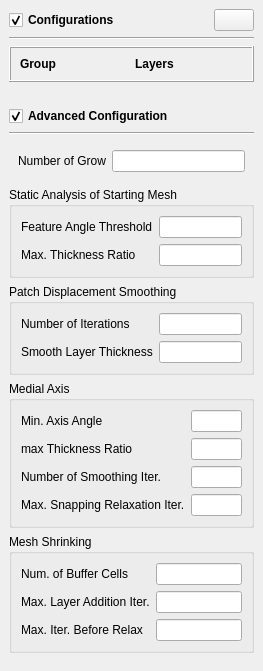
                     <widget class="QWidget" name="scrollAreaWidgetContents_2">
                      <property name="geometry">
                       <rect>
                        <x>0</x>
                        <y>0</y>
                        <width>263</width>
                        <height>661</height>
                       </rect>
                      </property>
                      <layout class="QVBoxLayout" name="verticalLayout_20">
                       <property name="leftMargin">
                        <number>0</number>
                       </property>
                       <property name="topMargin">
                        <number>0</number>
                       </property>
                       <property name="rightMargin">
                        <number>0</number>
                       </property>
                       <property name="bottomMargin">
                        <number>0</number>
                       </property>
                       <item>
                        <widget class="QWidget" name="widget_29" native="true">
                         <layout class="QVBoxLayout" name="verticalLayout_29">
                          <item>
                           <widget class="QWidget" name="widget_30" native="true">
                            <layout class="QHBoxLayout" name="horizontalLayout_16">
                             <property name="leftMargin">
                              <number>0</number>
                             </property>
                             <property name="topMargin">
                              <number>0</number>
                             </property>
                             <property name="rightMargin">
                              <number>0</number>
                             </property>
                             <property name="bottomMargin">
                              <number>0</number>
                             </property>
                             <item>
                              <widget class="FolderHeader" name="boundaryLayerConfigurationsHeader">
                               <property name="sizePolicy">
                                <sizepolicy hsizetype="Expanding" vsizetype="Fixed">
                                 <horstretch>0</horstretch>
                                 <verstretch>0</verstretch>
                                </sizepolicy>
                               </property>
                               <property name="font">
                                <font>
                                 <bold>true</bold>
                                </font>
                               </property>
                               <property name="text">
                                <string>Configurations</string>
                               </property>
                               <property name="checked">
                                <bool>true</bool>
                               </property>
                              </widget>
                             </item>
                             <item>
                              <widget class="FlatPushButton" name="boundaryLayerConfigurationsAdd">
                               <property name="text">
                                <string/>
                               </property>
                               <property name="icon">
                                <iconset resource="../../../resource.qrc">
                                 <normaloff>:/icons/add-circle-outline.svg</normaloff>:/icons/add-circle-outline.svg</iconset>
                               </property>
                              </widget>
                             </item>
                            </layout>
                           </widget>
                          </item>
                          <item>
                           <widget class="Line" name="line_15">
                            <property name="orientation">
                             <enum>Qt::Orientation::Horizontal</enum>
                            </property>
                           </widget>
                          </item>
                          <item>
                           <widget class="ListTable" name="boundaryLayerConfigurations">
                            <property name="styleSheet">
                             <string notr="true"/>
                            </property>
                            <property name="frameShape">
                             <enum>QFrame::Shape::Box</enum>
                            </property>
                            <property name="frameShadow">
                             <enum>QFrame::Shadow::Raised</enum>
                            </property>
                            <layout class="QGridLayout" name="gridLayout_3">
                             <item row="0" column="1">
                              <widget class="QLabel" name="label_47">
                               <property name="font">
                                <font>
                                 <bold>true</bold>
                                </font>
                               </property>
                               <property name="text">
                                <string>Layers</string>
                               </property>
                              </widget>
                             </item>
                             <item row="0" column="0">
                              <widget class="QLabel" name="label_48">
                               <property name="font">
                                <font>
                                 <bold>true</bold>
                                </font>
                               </property>
                               <property name="text">
                                <string>Group</string>
                               </property>
                              </widget>
                             </item>
                            </layout>
                           </widget>
                          </item>
                         </layout>
                        </widget>
                       </item>
                       <item>
                        <widget class="QWidget" name="widget_31" native="true">
                         <layout class="QVBoxLayout" name="verticalLayout_30">
                          <item>
                           <widget class="QWidget" name="widget_32" native="true">
                            <layout class="QHBoxLayout" name="horizontalLayout_17">
                             <property name="leftMargin">
                              <number>0</number>
                             </property>
                             <property name="topMargin">
                              <number>0</number>
                             </property>
                             <property name="rightMargin">
                              <number>0</number>
                             </property>
                             <property name="bottomMargin">
                              <number>0</number>
                             </property>
                             <item>
                              <widget class="FolderHeader" name="boundaryLayerAdvancedConfigurationHeader">
                               <property name="sizePolicy">
                                <sizepolicy hsizetype="Expanding" vsizetype="Fixed">
                                 <horstretch>0</horstretch>
                                 <verstretch>0</verstretch>
                                </sizepolicy>
                               </property>
                               <property name="font">
                                <font>
                                 <bold>true</bold>
                                </font>
                               </property>
                               <property name="text">
                                <string>Advanced Configuration</string>
                               </property>
                               <property name="checked">
                                <bool>true</bool>
                               </property>
                              </widget>
                             </item>
                            </layout>
                           </widget>
                          </item>
                          <item>
                           <widget class="Line" name="line_16">
                            <property name="orientation">
                             <enum>Qt::Orientation::Horizontal</enum>
                            </property>
                           </widget>
                          </item>
                          <item>
                           <widget class="QWidget" name="boundaryLayerAdvancedConfiguration" native="true">
                            <layout class="QVBoxLayout" name="verticalLayout_19">
                             <property name="leftMargin">
                              <number>0</number>
                             </property>
                             <property name="rightMargin">
                              <number>0</number>
                             </property>
                             <item>
                              <widget class="QWidget" name="widget_15" native="true">
                               <layout class="QFormLayout" name="formLayout_7">
                                <property name="topMargin">
                                 <number>0</number>
                                </property>
                                <item row="0" column="0">
                                 <widget class="QLabel" name="label_14">
                                  <property name="text">
                                   <string>Number of Grow</string>
                                  </property>
                                 </widget>
                                </item>
                                <item row="0" column="1">
                                 <widget class="QLineEdit" name="nGrow"/>
                                </item>
                               </layout>
                              </widget>
                             </item>
                             <item>
                              <widget class="QGroupBox" name="groupBox_5">
                               <property name="title">
                                <string>Static Analysis of Starting Mesh</string>
                               </property>
                               <layout class="QFormLayout" name="formLayout_9">
                                <item row="1" column="0">
                                 <widget class="QLabel" name="label_17">
                                  <property name="text">
                                   <string>Max. Thickness Ratio</string>
                                  </property>
                                 </widget>
                                </item>
                                <item row="1" column="1">
                                 <widget class="QLineEdit" name="maxFaceThicknessRatio"/>
                                </item>
                                <item row="0" column="0">
                                 <widget class="QLabel" name="label_60">
                                  <property name="text">
                                   <string>Feature Angle Threshold</string>
                                  </property>
                                 </widget>
                                </item>
                                <item row="0" column="1">
                                 <widget class="QLineEdit" name="featureAngleThreshold"/>
                                </item>
                               </layout>
                              </widget>
                             </item>
                             <item>
                              <widget class="QGroupBox" name="groupBox_6">
                               <property name="title">
                                <string>Patch Displacement Smoothing</string>
                               </property>
                               <layout class="QFormLayout" name="formLayout_10">
                                <item row="0" column="0">
                                 <widget class="QLabel" name="label_30">
                                  <property name="text">
                                   <string>Number of Iterations</string>
                                  </property>
                                 </widget>
                                </item>
                                <item row="0" column="1">
                                 <widget class="QLineEdit" name="nSmoothSurfaceNormals"/>
                                </item>
                                <item row="1" column="0">
                                 <widget class="QLabel" name="label_31">
                                  <property name="text">
                                   <string>Smooth Layer Thickness</string>
                                  </property>
                                 </widget>
                                </item>
                                <item row="1" column="1">
                                 <widget class="QLineEdit" name="nSmoothThickness"/>
                                </item>
                               </layout>
                              </widget>
                             </item>
                             <item>
                              <widget class="QGroupBox" name="groupBox_7">
                               <property name="title">
                                <string>Medial Axis</string>
                               </property>
                               <layout class="QFormLayout" name="formLayout_11">
                                <item row="0" column="0">
                                 <widget class="QLabel" name="label_32">
                                  <property name="text">
                                   <string>Min. Axis Angle</string>
                                  </property>
                                 </widget>
                                </item>
                                <item row="0" column="1">
                                 <widget class="QLineEdit" name="minMedialAxisAngle"/>
                                </item>
                                <item row="1" column="0">
                                 <widget class="QLabel" name="label_33">
                                  <property name="text">
                                   <string>max Thickness Ratio</string>
                                  </property>
                                 </widget>
                                </item>
                                <item row="1" column="1">
                                 <widget class="QLineEdit" name="maxThicknessToMedialRatio"/>
                                </item>
                                <item row="2" column="0">
                                 <widget class="QLabel" name="label_34">
                                  <property name="text">
                                   <string>Number of Smoothing Iter.</string>
                                  </property>
                                 </widget>
                                </item>
                                <item row="2" column="1">
                                 <widget class="QLineEdit" name="nSmoothNormals"/>
                                </item>
                                <item row="3" column="0">
                                 <widget class="QLabel" name="label_36">
                                  <property name="text">
                                   <string>Max. Snapping Relaxation Iter.</string>
                                  </property>
                                 </widget>
                                </item>
                                <item row="3" column="1">
                                 <widget class="QLineEdit" name="nRelaxIter"/>
                                </item>
                               </layout>
                              </widget>
                             </item>
                             <item>
                              <widget class="QGroupBox" name="groupBox_8">
                               <property name="title">
                                <string>Mesh Shrinking</string>
                               </property>
                               <layout class="QFormLayout" name="formLayout_12">
                                <item row="0" column="0">
                                 <widget class="QLabel" name="label_51">
                                  <property name="text">
                                   <string>Num. of Buffer Cells</string>
                                  </property>
                                 </widget>
                                </item>
                                <item row="0" column="1">
                                 <widget class="QLineEdit" name="nBufferCellsNoExtrude"/>
                                </item>
                                <item row="1" column="0">
                                 <widget class="QLabel" name="label_52">
                                  <property name="text">
                                   <string>Max. Layer Addition Iter.</string>
                                  </property>
                                 </widget>
                                </item>
                                <item row="1" column="1">
                                 <widget class="QLineEdit" name="nLayerIter"/>
                                </item>
                                <item row="2" column="0">
                                 <widget class="QLabel" name="label_53">
                                  <property name="text">
                                   <string>Max. Iter. Before Relax</string>
                                  </property>
                                 </widget>
                                </item>
                                <item row="2" column="1">
                                 <widget class="QLineEdit" name="nRelaxedIter"/>
                                </item>
                               </layout>
                              </widget>
                             </item>
                            </layout>
                           </widget>
                          </item>
                          <item>
                           <spacer name="verticalSpacer_3">
                            <property name="orientation">
                             <enum>Qt::Orientation::Vertical</enum>
                            </property>
                            <property name="sizeHint" stdset="0">
                             <size>
                              <width>20</width>
                              <height>40</height>
                             </size>
                            </property>
                           </spacer>
                          </item>
                         </layout>
                        </widget>
                       </item>
                      </layout>
                     </widget>
